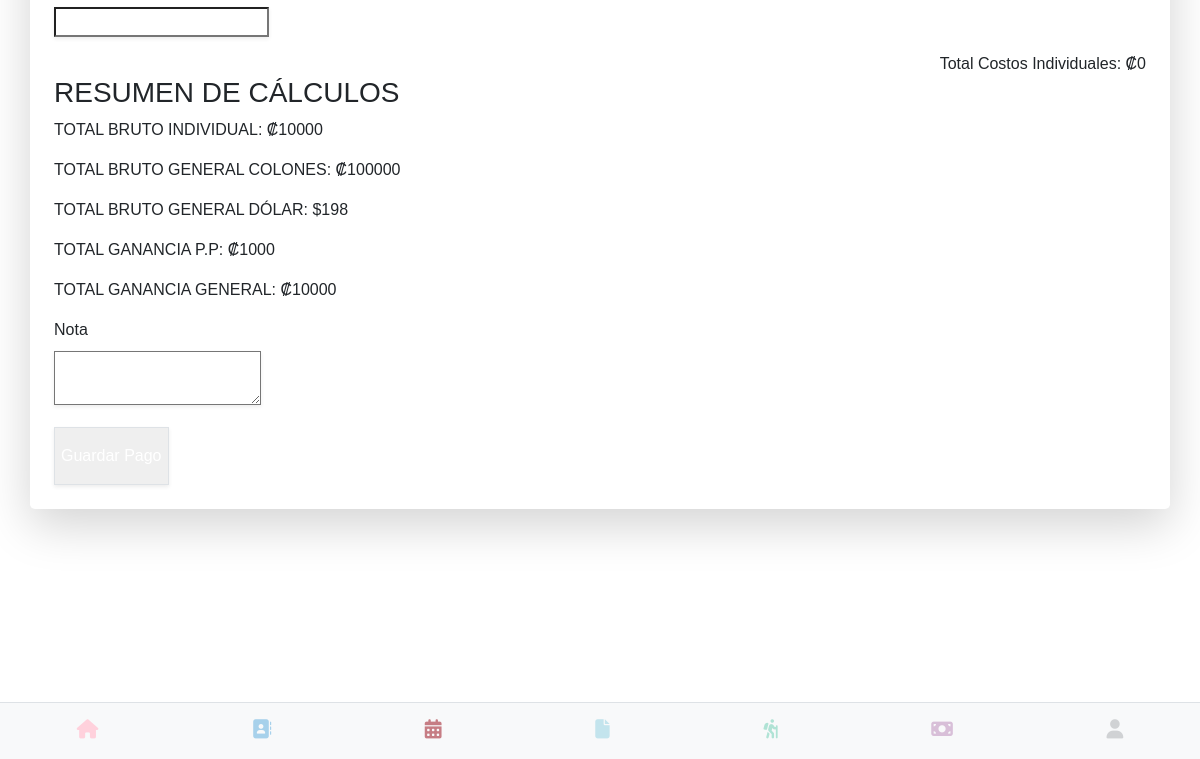
Page /editar_pagos/1 (signed in, lower part) on the earlier database version.
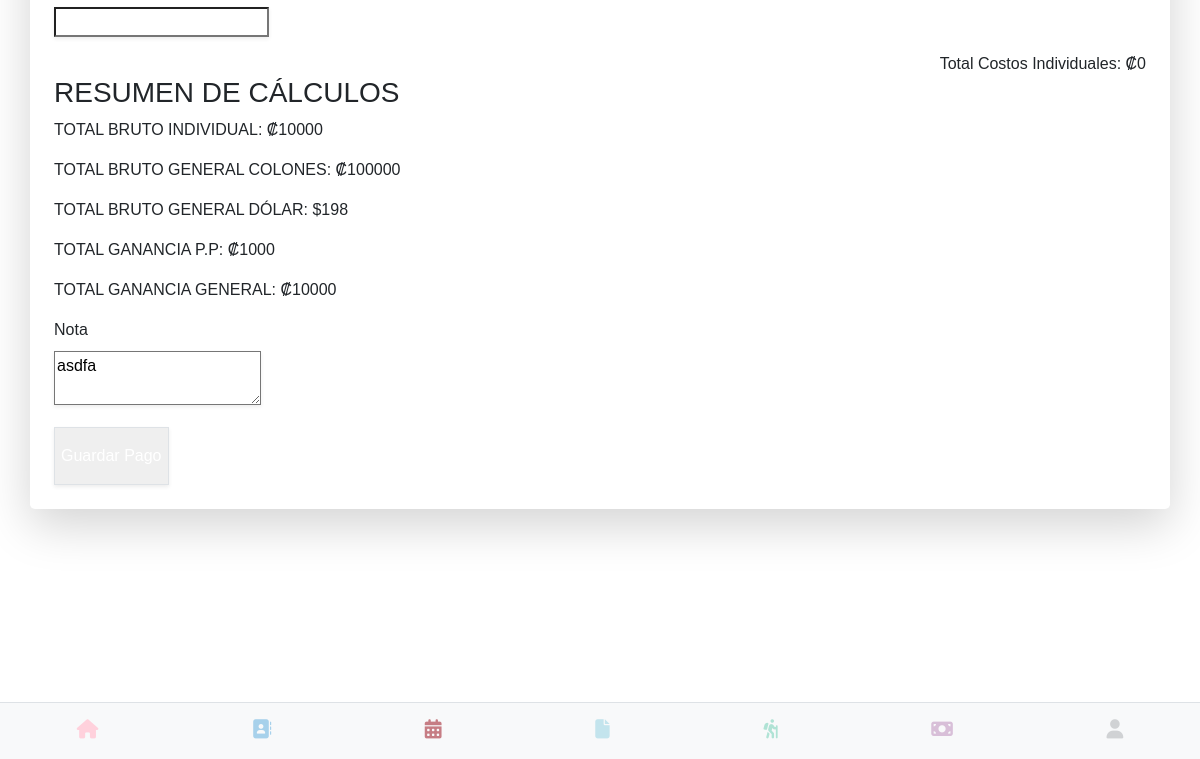
Same page on the later database version.
### pagos.py (models this page shows, shortened)
class Pago(db.Model):
    __tablename__ = 'pagos'
    id = db.Column(db.Integer, primary_key=True)
    usuario_id = db.Column(db.Integer, db.ForeignKey('users.id'), nullable=False)
    usuario = db.relationship('User', backref=db.backref('pagos', lazy=True))
    fecha_registro = db.Column(db.DateTime, default=datetime.utcnow)
    tipo_cambio = db.Column(db.Integer, nullable=False) # CAMBIADO a Integer
    actividad = db.Column(db.String(100), nullable=False)
    nombre_actividad = db.Column(db.String(255), nullable=False)
    costo_paquete = db.Column(db.Integer, nullable=False) # CAMBIADO a Integer
    cantidad_personas = db.Column(db.Integer, nullable=False)
    costo_busetas = db.Column(db.Integer, nullable=True, default=0)
    costo_lanchas_transporte = db.Column(db.Integer, nullable=True, default=0)
    costo_otro_transporte = db.Column(db.Integer, nullable=True, default=0)
    costo_aerolinea = db.Column(db.Integer, nullable=True, default=0)
    costo_guia = db.Column(db.Integer, nullable=True, default=0)
    costo_entrada = db.Column(db.Integer, nullable=True, default=0)
    costo_parqueo = db.Column(db.Integer, nullable=True, default=0)
    costo_lancha_grupal = db.Column(db.Integer, nullable=True, default=0)
    costo_alquiler_local = db.Column(db.Integer, nullable=True, default=0)
    costo_estadia = db.Column(db.Integer, nullable=True, default=0)
    costo_bano_duchas = db.Column(db.Integer, nullable=True, default=0)
    costo_impuestos = db.Column(db.Integer, nullable=True, default=0)
    costo_desayuno = db.Column(db.Integer, nullable=True, default=0)
    costo_almuerzo = db.Column(db.Integer, nullable=True, default=0)
    costo_cafe = db.Column(db.Integer, nullable=True, default=0)
    costo_cena = db.Column(db.Integer, nullable=True, default=0)
    costo_refrigerio = db.Column(db.Integer, nullable=True, default=0)
    costo_certificados = db.Column(db.Integer, nullable=True, default=0)
    costo_reconocimientos = db.Column(db.Integer, nullable=True, default=0)
    nota = db.Column(db.Text, nullable=True)

### pagos.py (the view, shortened to what this page needs)
@pagos_bp.route('/editar_pagos/<int:id>', methods=['GET', 'POST'])
@login_required
def editar_pagos(id):
    pago = Pago.query.filter_by(id=id, usuario_id=current_user.id).first_or_404()
    form = PagoForm(obj=pago) # Carga los datos existentes del pago en el formulario
    return render_template('crear_pagos.html', form=form, title='Editar Pago', generate_csrf=generate_csrf) # Reutilizamos la misma plantilla

### app.py (called while the page is built)
@login_manager.user_loader
def load_user(user_id):
    return User.query.get(int(user_id))

### models.py (called while the page is built)
    @property
    def is_authenticated(self):
        return True

### templates/crear_pagos.html (shortened to what this page needs)
{% extends 'base.html' %}
{% block content %}
<div class="container mx-auto p-4 max-w-4xl bg-white shadow-lg rounded-lg my-8">
    <form method="POST" action="" class="space-y-6">
        <div class="grid grid-cols-1 md:grid-cols-2 gap-6">
            <div class="form-group">
                {{ form.costo_reconocimientos(class="mt-1 block w-full rounded-md border-gray-300 shadow-sm focus:border-indigo-500 focus:ring-indigo-500 sm:text-sm", id="costo_reconocimientos_input", step="1", value=(form.costo_reconocimientos.data | int) if form.costo_reconocimientos.data else '') }}
            </div>
        </div>
        <div class="text-right text-lg font-bold text-gray-800">
            Total Costos Individuales: ₡<span id="total_costos_individuales">0</span>
        </div>
        <h3 class="section-title">RESUMEN DE CÁLCULOS</h3>
        <div class="space-y-3 text-gray-800">
            <p class="text-lg font-bold">TOTAL BRUTO INDIVIDUAL: ₡<span id="total_bruto_individual">0</span></p>
            <p class="text-lg font-bold">TOTAL BRUTO GENERAL COLONES: ₡<span id="total_bruto_general_colones">0</span></p>
            <p class="text-lg font-bold">TOTAL BRUTO GENERAL DÓLAR: $<span id="total_bruto_general_dolar">0</span></p>
            <p class="text-lg font-bold">TOTAL GANANCIA P.P: ₡<span id="total_ganancia_pp">0</span></p>
            <p class="text-lg font-bold">TOTAL GANANCIA GENERAL: ₡<span id="total_ganancia_general">0</span></p>
        </div>
        <div class="form-group">
            {{ form.nota.label(class="block text-sm font-medium text-gray-700") }}
            {{ form.nota(class="mt-1 block w-full rounded-md border-gray-300 shadow-sm focus:border-indigo-500 focus:ring-indigo-500 sm:text-sm h-24") }}
        </div>
        <div class="flex justify-end mt-6">
            {{ form.submit(class="inline-flex items-center px-6 py-3 border border-transparent text-base font-medium rounded-md shadow-sm text-white bg-indigo-600 hover:bg-indigo-700 focus:outline-none focus:ring-2 focus:ring-offset-2 focus:ring-indigo-500") }}
        </div>
    </form>
</div>
{% endblock %}

Differences in the rows shown:
now on this page (row edited): Pago: nota "asdfa"
